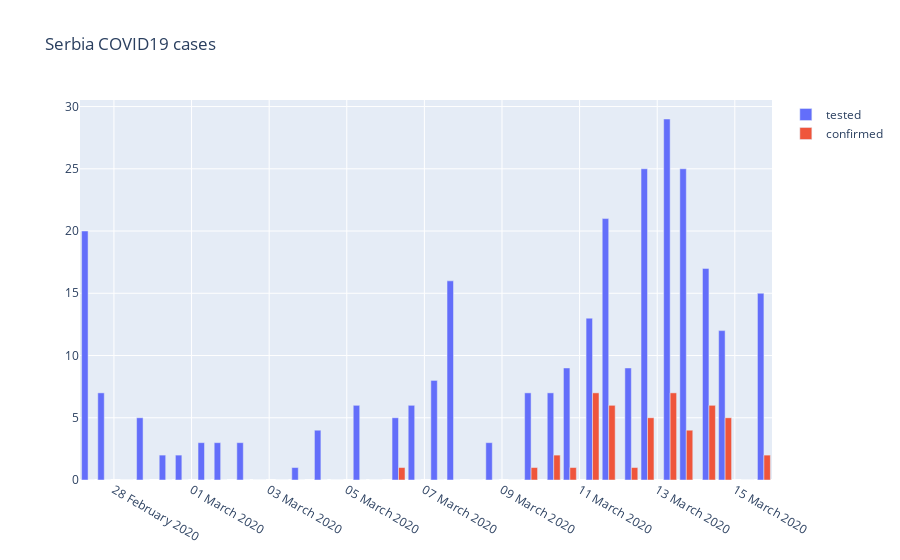

The code cell stored with this chart in its notebook:
### Code cell
fig = go.Figure(data=[
    go.Bar(name='tested', x=reportDate, y=data['Tested']),
    go.Bar(name='confirmed', x=reportDate, y=data['Confirmed'])
])
# Change the bar mode
fig.update_layout(
    barmode='group',
    title = 'Serbia COVID19 cases',
    xaxis_tickformat = '%d %B %Y',
    xaxis = dict(showgrid=True)
)
fig.show()
